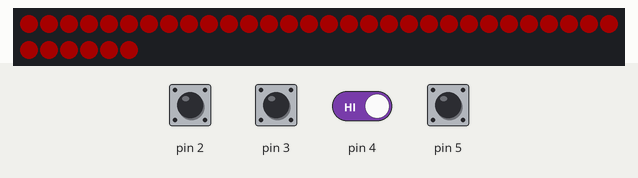
The sketch below on a simulated Arduino Uno, built with avr-gcc and run on an emulated ATmega328P. Parts: 36 RGB LEDs in strip order, left to right, continuing on the next row. The test bench sets the inputs (shaded band); at power-on: pin 2–5 HIGH. Dim RGB values are drawn brighter than linear.

Above: at 1.2 s.
1.3 s: pin 5 pulled LOW for 0.15 s
3.1 s: pin 4 driven LOW and pin 5 driven LOW
At 4.1 s:
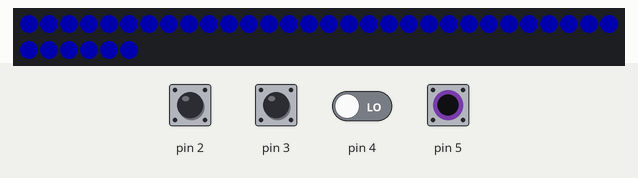
4.7 s: pin 2 pulled LOW for 0.15 s
At 5.7 s:
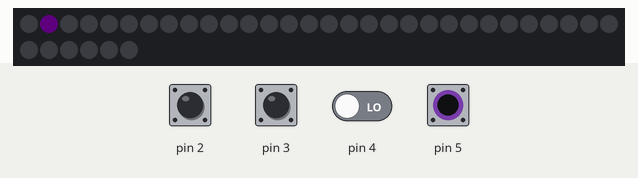
Timing chart, 0 to 7.7 s (numbered marks = the images above; inputs shaded):
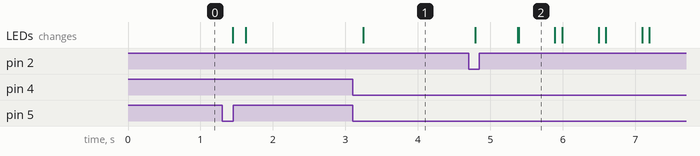

Measured:
- after the input at 3.1 s, the LEDs: change after 0.14 s (image 1)
- after the input at 4.7 s, the LEDs: first change after 0.09 s (image 2 shows a later state)

The sketch:

Combined_Sequence.ino
```cpp
#include <FastLED.h>
// Create 4 array's of LED's with 81 LEDs each
#define NUM_STRIPS 3
#define NUM_LEDS_PER_STRIP 36
CRGB leds[NUM_STRIPS][NUM_LEDS_PER_STRIP];
CRGB redStrip[NUM_LEDS_PER_STRIP];

// Define active state of pins vs inactive pins
// Sometimes inputs can be flipped, so this saves time changing the values of input and output in the loop
#define PIN_ACTIVE 1
#define PIN_INACTIVE 0

// Intialize random numbers for random LED pattern
long randNumber1;
long randNumber2;
long randNumber3;

// Setup the different strips of LEDs
void setup() {
  // Set the brightness of the LED Strips in order to avoid overloading the board
  FastLED.setBrightness(50);
  // tell FastLED library what pin the LED strips are on
  FastLED.addLeds<NEOPIXEL, 12>(leds[0], NUM_LEDS_PER_STRIP);
  // Define which input pins to pull the DIO value of the RIO From
  // TODO:CHANGE PINS
  pinMode(2, INPUT_PULLUP);
  pinMode(3, INPUT_PULLUP);
  pinMode(4, INPUT_PULLUP);
  pinMode(5, INPUT_PULLUP);
}
// Define Different LED patterns
void CLEAR() {
  // Create Clear LED pattern, setting all LEDs in the strip to no value
  for (int i = 0; i < NUM_LEDS_PER_STRIP; i++) {
    leds[0][i] = CRGB::Black;
    FastLED.show();


  }
}


void REDALLIANCE()
// Set all LEDs in the Strip to the color Red
{
  for (int i = 0; i < NUM_LEDS_PER_STRIP; i++) {
    leds[0][i] = CRGB(255, 0, 0);
    FastLED.show();
  }
}


void CONEREQUEST()
// Move up the array of LEDs, wait 500 milliseconds (half a second), and clear the array and repeat
{
  for (int i = 0; i < NUM_LEDS_PER_STRIP; i++) {
    FastLED.delay(100);
    leds[0][i] = CRGB(230, 100, 1);
    FastLED.show();
    FastLED.delay(500);
    CLEAR();

  }


}


void CONEAQUIRED()
// Set all the LEDs in the Array to Yellow
{
  for (int i = 0; i < NUM_LEDS_PER_STRIP; i++) {
    leds[0][i] = CRGB(230, 100, 1);
    FastLED.show();
  }
}


void CUBEREQUEST()
// Set all the LEDs in the Array to Purple, wait half a second, and then clear all the LEDs and Repeat
{
  for (int i = 0; i < NUM_LEDS_PER_STRIP; i++) {
    FastLED.delay(10);
    leds[0][i] = CRGB(20, 0, 25);
    FastLED.show();
    FastLED.delay(500);
    CLEAR();
  }


}


void CUBEAQUIRED()
// Set all the LEDs in the Array to Purple
{
  for (int i = 0; i < NUM_LEDS_PER_STRIP; i++) {
    leds[0][i] = CRGB(20, 0, 25);
    FastLED.show();
  }
}


void DISABLED()
// Set all the LEDs in the Array to Orange (Disalbed)
// TODO: Check if the Color is the same as the disabled color on the robot, or at least close to it
{
  for (int i = 0; i < NUM_LEDS_PER_STRIP; i++) {
    leds[0][i] = CRGB(200, 0, 0);
    FastLED.show();
  }
}


void BLUEALLIANCE()
// Set all the LEDs in the array to Blue
{
  for (int i = 0; i < NUM_LEDS_PER_STRIP; i++) {
    leds[0][i] = CRGB(0, 0, 255);
    FastLED.show();
  }
}


// void TEAMCOLORS()
// {
//   for(int i = 0; i < NUM_LEDS_PER_STRIP; i++) {
//             leds[0][i] = CRGB(0,0,255);
//             delay(25);
//             FastLED.show();
//         }
//   FastLED.delay(250);
//   for(int i = 0; i < NUM_LEDS_PER_STRIP; i++) {
//             leds[0][i] = CRGB(255,255,255);
//             delay(25);
//             FastLED.show();
//         }
//   FastLED.delay(250);
//   for(int i = 81; i >= 0; i--) {
//             leds[0][i] = CRGB(0,0,255);
//             delay(25);
//             FastLED.show();
//         }
//   FastLED.delay(250);
//   for(int i = 81; i >= 0; i--) {
//             leds[0][i] = CRGB(255,255,255);
//             delay(25);
//             FastLED.show();
//         }
//   FastLED.delay(250);
// }

// void RANDOMLIGHTS(){
//   // Pick a random number from 0 to 255 and set each of the rgb values to one of the random valuesd
//   for(int i = 0; i < NUM_LEDS_PER_STRIP; i++) {

//             randNumber1 = random(0, 255);
//             randNumber2 = random(0,225);
//             randNumber3 = random(0,225);
//             leds[0][i] = CRGB(randNumber1,randNumber2,randNumber3);

//             FastLED.show();
//         }
// }
void AUTOBALANCE() {
  for (int i = 0; i < NUM_LEDS_PER_STRIP; i++) {
  }
}
void loop() {

  // Initialize digital Read pins
  int pin2 = digitalRead(2);
  int pin3 = digitalRead(3);
  int pin4 = digitalRead(4);
  int pin5 = digitalRead(5);


  // If statements determining which pattern is being sent from the RIO w/ DIO
  // Look at variable declaration of PIN_INACTIVE/PIN_ACTIVE for information
  if (pin2 == PIN_INACTIVE && pin3 == PIN_INACTIVE && pin4 == PIN_INACTIVE && pin5 == PIN_INACTIVE) {
    DISABLED();
  }
  // else if(pin2 == PIN_ACTIVE && pin3 == PIN_ACTIVE && pin4 == PIN_ACTIVE && pin5 == PIN_ACTIVE){
  //   TEAMCOLORS();
  // }
  else if (pin2 == PIN_ACTIVE && pin3 == PIN_ACTIVE && pin4 == PIN_INACTIVE && pin5 == PIN_INACTIVE) {
    BLUEALLIANCE();
  } else if (pin2 == PIN_ACTIVE && pin3 == PIN_ACTIVE && pin4 == PIN_ACTIVE && pin5 == PIN_INACTIVE) {
    REDALLIANCE();
  } else if (pin2 == PIN_ACTIVE && pin3 == PIN_INACTIVE && pin4 == PIN_INACTIVE && pin5 == PIN_INACTIVE) {
    CONEREQUEST();
  } else if (pin2 == PIN_INACTIVE && pin3 == PIN_INACTIVE && pin4 == PIN_INACTIVE && pin5 == PIN_ACTIVE) {
    CONEAQUIRED();
  } else if (pin2 == PIN_INACTIVE && pin3 == PIN_ACTIVE && pin4 == PIN_INACTIVE && pin5 == PIN_INACTIVE) {
    CUBEREQUEST();
  } else if (pin2 == PIN_INACTIVE && pin3 == PIN_INACTIVE && pin4 == PIN_ACTIVE && pin5 == PIN_INACTIVE) {
    CUBEAQUIRED();
  }
  // else if(pin2 == PIN_INACTIVE && pin3 == PIN_INACTIVE && pin4 == PIN_ACTIVE && pin5 == PIN_ACTIVE){
  //   RANDOMLIGHTS();
  // }
  else if (pin2 == 1 && pin3 == 0 && pin4 == 1 && pin5 == 0) {
    AUTOBALANCE();
  } else {
    DISABLED();
  }
}
```
